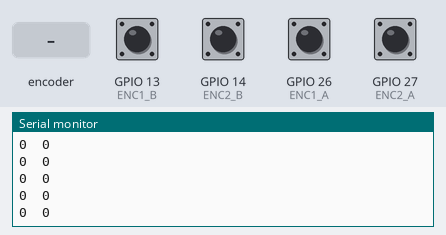
A program run on a simulated ESP32. Parts: the last lines printed to the serial monitor. The inputs (shaded band) are chosen by the test bench; at power-on: GPIO 13 (ENC1_B), GPIO 14 (ENC2_B), GPIO 26 (ENC1_A), GPIO 27 (ENC2_A) HIGH.

Above: at 1.2 s.
1.3 s: rotary encoder on GPIO 26 (ENC1_A) / GPIO 13 (ENC1_B) turned 1 step (first pin leading)
At 1.56 s:
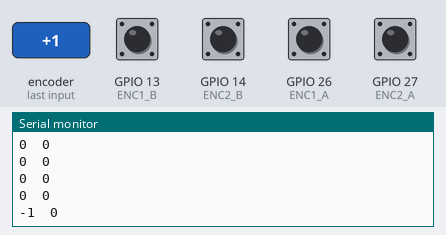
3.0 s: GPIO 27 (ENC2_A) pulled LOW for 0.15 s
At 3.36 s:
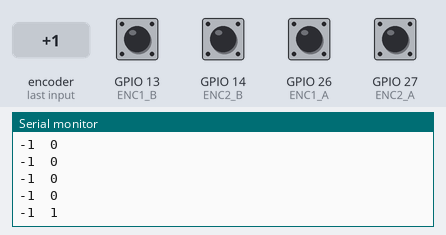
4.6 s: GPIO 27 (ENC2_A) pulled LOW for 1 s
At 5.76 s:
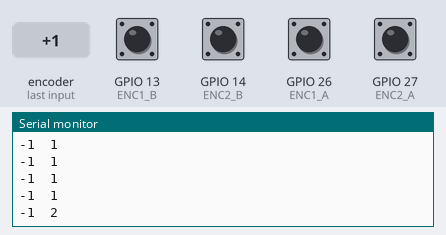
7.1 s: rotary encoder on GPIO 26 (ENC1_A) / GPIO 13 (ENC1_B) turned 1 step (first pin leading)
At 7.36 s:
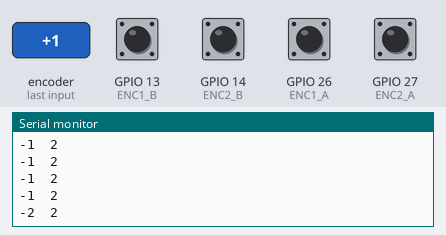
Timing chart, 0 to 9.8 s (numbered marks = the images above; inputs shaded):
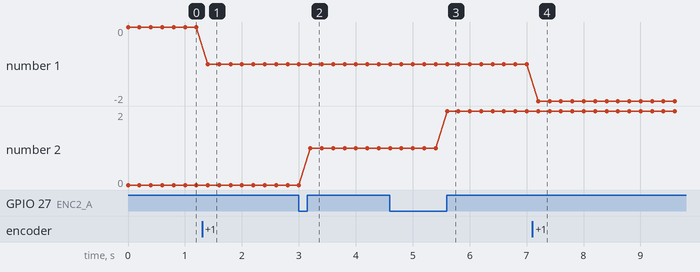

The program:

main.cpp
```cpp
#include <Arduino.h>

// ============================================================
// PINES ENCODERS
// ============================================================

// Encoder 1
const int ENC1_A = 26;
const int ENC1_B = 13;

// Encoder 2
const int ENC2_A = 27;
const int ENC2_B = 14;

// ============================================================
// CONTADORES
// ============================================================

volatile long countEnc1 = 0;
volatile long countEnc2 = 0;

// ============================================================
// INTERRUPCIONES
// ============================================================

void IRAM_ATTR isrEnc1()
{
    if (digitalRead(ENC1_A) == digitalRead(ENC1_B))
        countEnc1++;
    else
        countEnc1--;
}

void IRAM_ATTR isrEnc2()
{
    if (digitalRead(ENC2_A) == digitalRead(ENC2_B))
        countEnc2++;
    else
        countEnc2--;
}

// ============================================================
// SETUP
// ============================================================

void setup()
{
    Serial.begin(115200);

    pinMode(ENC1_A, INPUT_PULLUP);
    pinMode(ENC1_B, INPUT_PULLUP);

    pinMode(ENC2_A, INPUT_PULLUP);
    pinMode(ENC2_B, INPUT_PULLUP);

    attachInterrupt(digitalPinToInterrupt(ENC1_A), isrEnc1, RISING);
    attachInterrupt(digitalPinToInterrupt(ENC2_A), isrEnc2, RISING);

    Serial.println("=== PRUEBA DE ENCODERS ===");
    Serial.println("Gira una rueda exactamente 1 vuelta.");
    Serial.println("Enc1\tEnc2");
}

// ============================================================
// LOOP
// ============================================================

void loop()
{
    noInterrupts();

    long enc1 = countEnc1;
    long enc2 = countEnc2;

    interrupts();

    Serial.print(enc1);
    Serial.print("\t");
    Serial.println(enc2);

    delay(200);
}
```

Measured:
- after the input at 1.3 s, the serial monitor: prints a new line after 0.10 s (image 1)
- after the input at 3.0 s, the serial monitor: prints a new line after 0.20 s (image 2)
- after the input at 4.6 s, the serial monitor: prints a new line after 1.0 s (image 3)
- after the input at 7.1 s, the serial monitor: prints a new line after 0.10 s (image 4)
- plotted number 1: 0 → -1 after the input at 1.3 s, -1 → -2 after the input at 7.1 s
- plotted number 2: 1 → 2 after the input at 4.6 s
